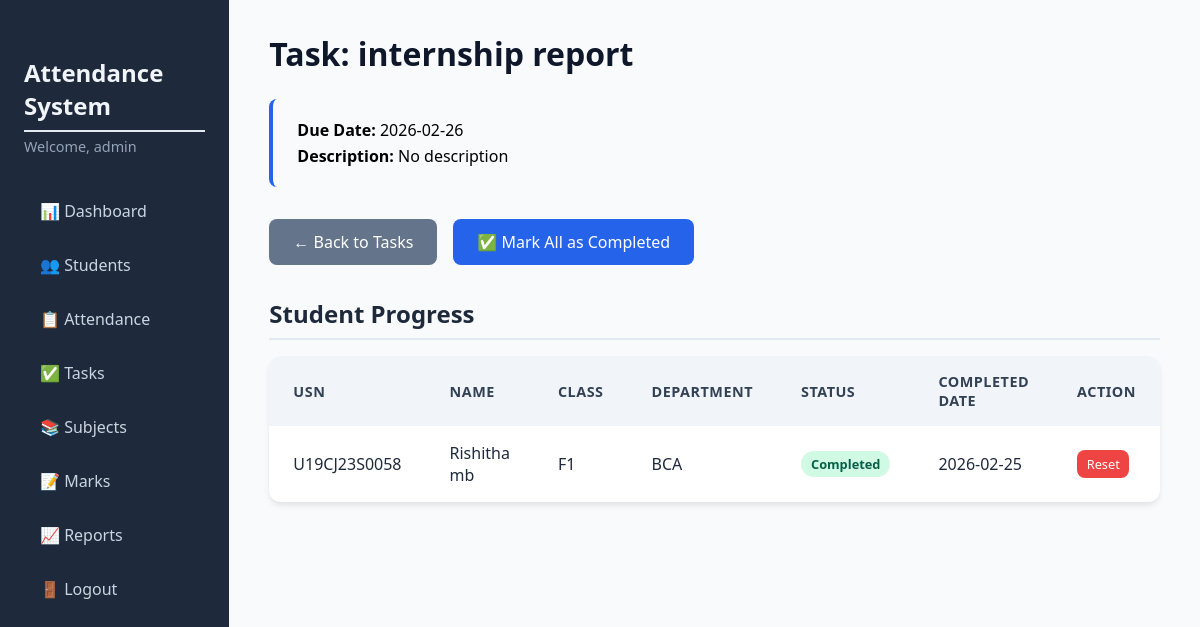
The page /tasks/1 (signed in) on the database as committed earlier.
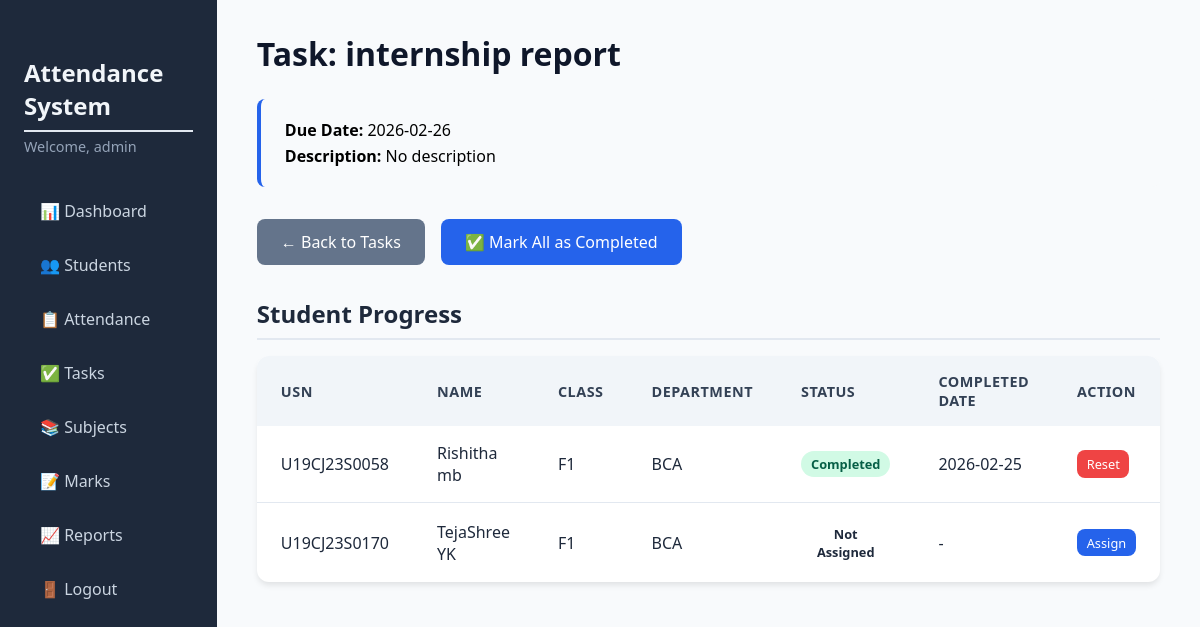
The same page on the database as committed later.
### tables this page shows
CREATE TABLE student_tasks (
                id INTEGER PRIMARY KEY AUTOINCREMENT,
                task_id INTEGER NOT NULL,
                student_id INTEGER NOT NULL,
                status TEXT CHECK(status IN ('Pending','Completed')) NOT NULL DEFAULT 'Pending',
                completed_date TEXT,
                FOREIGN KEY (task_id) REFERENCES tasks (id) ON DELETE CASCADE,
                FOREIGN KEY (student_id) REFERENCES students (id) ON DELETE CASCADE,
                UNIQUE(task_id, student_id)
            );

CREATE TABLE students (
                id INTEGER PRIMARY KEY AUTOINCREMENT,
                usn TEXT UNIQUE NOT NULL,
                name TEXT NOT NULL,
                email TEXT UNIQUE NOT NULL,
                phone TEXT,
                class TEXT NOT NULL,
                department TEXT NOT NULL,
                parent_name TEXT,
                parent_phone TEXT,
                parent_email TEXT
            );

### app.py (the view)
@app.route('/tasks/<int:task_id>')
@login_required
def task_detail(task_id):
    db = get_db()
    task = db.execute("SELECT * FROM tasks WHERE id = ?", (task_id,)).fetchone()
    if not task:
        flash('Task not found.', 'danger')
        return redirect(url_for('tasks'))
    student_tasks = db.execute('''
        SELECT s.id as student_id, s.usn, s.name, s.class, s.department,
               st.status, st.completed_date
        FROM students s
        LEFT JOIN student_tasks st ON s.id = st.student_id AND st.task_id = ?
        ORDER BY s.class, s.department, s.name
    ''', (task_id,)).fetchall()
    return render_template('task_detail.html', task=task, student_tasks=student_tasks)

### app.py (called while the page is built)
def get_db():
    db = getattr(g, '_database', None)
    if db is None:
        db = g._database = sqlite3.connect(DATABASE)
        db.row_factory = sqlite3.Row
    return db

@app.teardown_appcontext
def close_connection(exception):
    db = getattr(g, '_database', None)
    if db is not None:
        db.close()

def login_required(f):
    @wraps(f)
    def decorated_function(*args, **kwargs):
        if 'admin_id' not in session:
            flash('Please log in to access this page.', 'warning')
            return redirect(url_for('login'))
        return f(*args, **kwargs)
    return decorated_function

### templates/task_detail.html (shortened to what this page needs)
{% extends "base.html" %}
{% block content %}
<h1>Task: {{ task.title }}</h1>
<div class="task-meta">
    <p><strong>Due Date:</strong> {{ task.due_date }}</p>
    <p><strong>Description:</strong> {{ task.description or 'No description' }}</p>
</div>
<div class="form-actions">
    <a href="{{ url_for('tasks') }}" class="btn btn-secondary">← Back to Tasks</a>
    <form method="POST" action="{{ url_for('bulk_complete_task', task_id=task.id) }}" style="display:inline;">
        <button type="submit" class="btn btn-primary"
            onclick="return confirm('Mark all pending students as completed?')">
            ✅ Mark All as Completed
        </button>
    </form>
</div>
<h2>Student Progress</h2>
<div class="table-responsive">
    <table class="table">
        <thead>
            <tr>
                <th>USN</th>
                <th>Name</th>
                <th>Class</th>
                <th>Department</th>
                <th>Status</th>
                <th>Completed Date</th>
                <th>Action</th>
            </tr>
        </thead>
        <tbody>
            {% if student_tasks %}
            {% for st in student_tasks %}
            <tr>
                <td>{{ st.usn }}</td>
                <td>{{ st.name }}</td>
                <td>{{ st.class }}</td>
                <td>{{ st.department }}</td>
                <td>
                    {% if st.status %}
                    <span class="badge {% if st.status == 'Completed' %}badge-present{% else %}badge-absent{% endif %}">
                        {{ st.status }}
                    </span>
                    {% else %}
                    <span class="badge">Not Assigned</span>
                    {% endif %}
                </td>
                <td>{{ st.completed_date or '-' }}</td>
                <td>
                    {% if st.status == 'Pending' %}
                    <form method="POST"
                        action="{{ url_for('complete_task', task_id=task.id, student_id=st.student_id) }}"
                        style="display:inline;">
                        <button type="submit" class="btn btn-sm btn-edit">Mark Completed</button>
                    </form>
                    {% elif st.status == 'Completed' %}
                    <form method="POST" action="{{ url_for('reset_task', task_id=task.id, student_id=st.student_id) }}"
                        style="display:inline;">
                        <button type="submit" class="btn btn-sm btn-delete">Reset</button>
                    </form>
                    {% else %}
                    <form method="POST"
                        action="{{ url_for('assign_task_to_student', task_id=task.id, student_id=st.student_id) }}"
                        style="display:inline;">
                        <button type="submit" class="btn btn-sm btn-primary">Assign</button>
                    </form>
                    {% endif %}
                </td>
            </tr>
            {% endfor %}
            {% else %}
            <tr>
                <td colspan="7" style="text-align: center;">No students found for this task.</td>
            </tr>
            {% endif %}
        </tbody>
    </table>
</div>
{% endblock %}

Rows that differ between the two databases and show on the page:
added students: usn "U19CJ23S0170", name "TejaShree YK", class "F1", department "BCA", shows "Not Assigned", completed_date "-"
